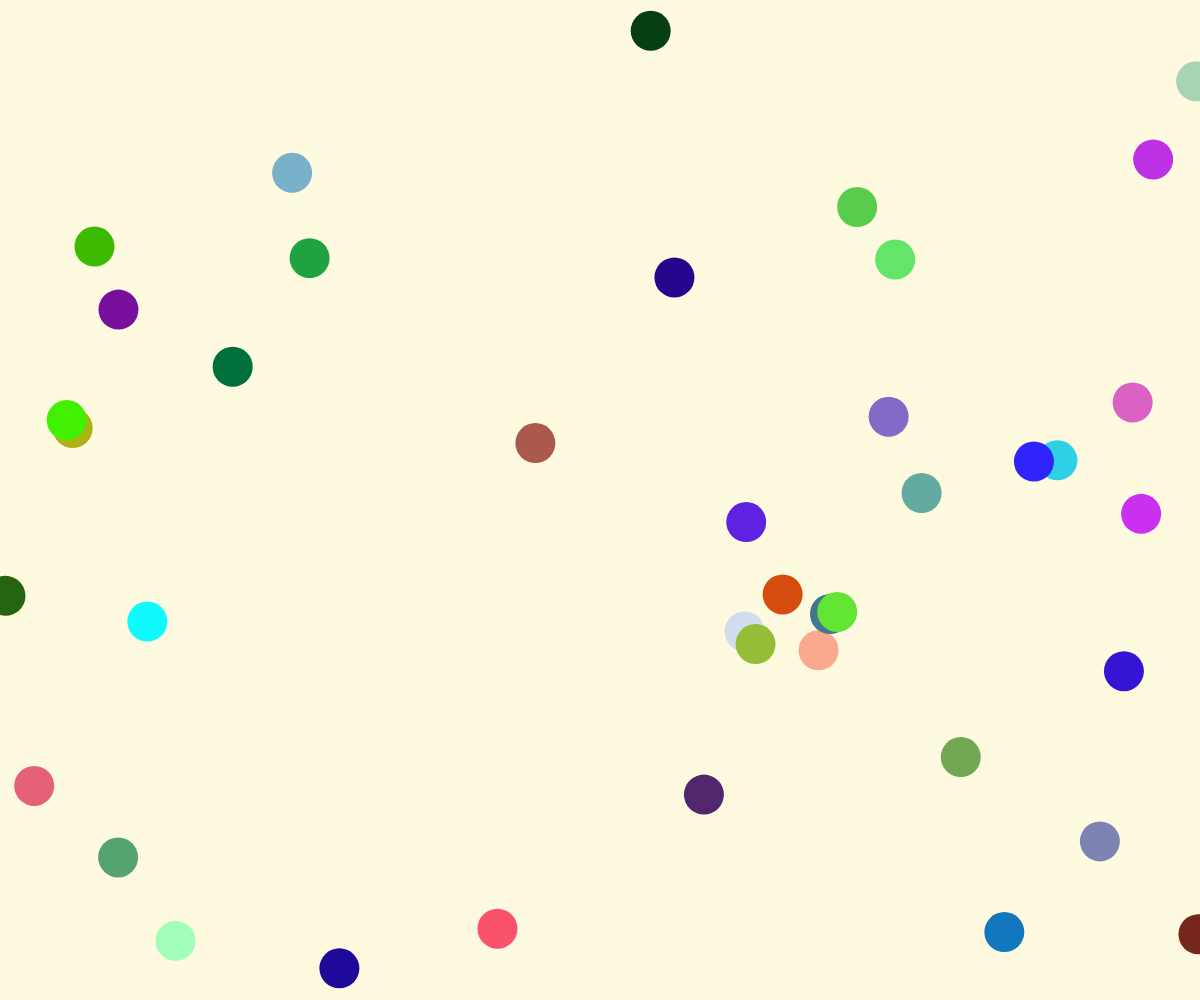
Frame 1 (no input)
Frame 60 (no input): identical to frame 1, image omitted
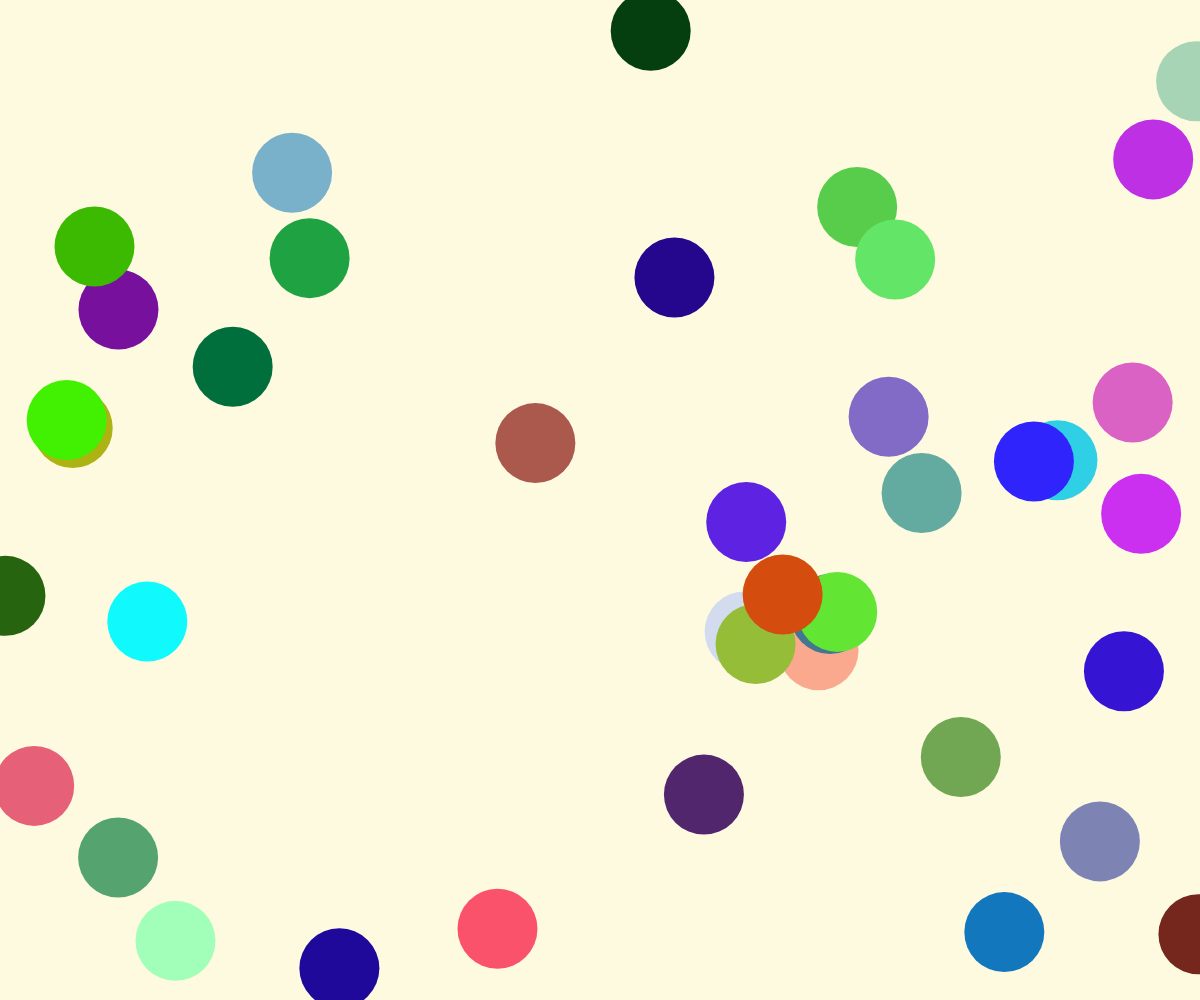
Frame 120 (the mouse pressed at the canvas centre since frame 60)

The p5.js sketch that drew these frames (run headless with seeded random() and noise() and a simulated clock; from frame 60 on, the mouse is pressed at the canvas centre):

// p5.js sketch
// ── sketch.js
let circles = [];

function setup() {
  createCanvas(windowWidth, windowHeight);
  background('#fefae0');
  for (let i = 0; i < 40; i++) {
    circles.push({
      x: random(width),
      y: random(height),
      size: random(50, 100),
      color: color(random(255), random(255), random(255))
    });
  }
}

function draw() {
  background('#fefae0');
  for (let circle of circles) {
    fill(circle.color);
    noStroke();
    let newSize = map(mouseX, 0, width, 40, 120);
    ellipse(circle.x, circle.y, newSize, newSize);
  }
}

function windowResized() {
  resizeCanvas(windowWidth, windowHeight);
}

// ── menu.js
function showIframe(option) {
  const iframe = document.getElementById('content-frame');
  const canvasContainer = document.getElementById('canvas-container'); // 新增一個容器來放動畫
  if (option === 'home') {
    iframe.style.display = 'none';
    canvasContainer.style.display = 'block'; // 顯示動畫
  } else {
    iframe.style.display = 'block';
    canvasContainer.style.display = 'none'; // 隱藏動畫
    switch (option) {
      case 'about':
        iframe.src = './教科一A 徐朗恩.png'; // 指向資料夾中的圖片檔案
        break;
      case 'week1':
        iframe.src = 'https://andyhsu95041600.github.io/042423/';
        break;
      case 'week2':
        iframe.src = 'https://andyhsu95041600.github.io/0424/';
        break;
      case 'week3':
        iframe.src = 'https://andyhsu95041600.github.io/042811/';
        break;
      case 'week4':
        iframe.src = 'https://hackmd.io/@AndyHsu123/andy'
        break;
      case 'quiz':
        iframe.src = 'https://andyhsu95041600.github.io/042877/';
        break;
      case 'tutorial':
        iframe.src = '4月24日(1).mp4'; // 指向資料夾中的影片檔案
        break;
    }
  }
}
// ── styles.css
body {
  margin: 0;
  padding: 0;
  overflow: hidden;
  font-family: "微軟正黑體", Arial, sans-serif;
}

.menu {
  position: fixed;
  top: 0;
  right: 0;
  background-color: #ffe957;
  display: flex;
  list-style: none;
  margin: 0;
  padding: 10px;
  z-index: 1000;
}

.menu li {
  margin: 0 15px;
  padding: 10px 20px;
  color: #000000;
  font-size: 30px;
  cursor: pointer;
  height: 50px;
  line-height: 50px;
  position: relative;
  border-radius: 10px; /* 添加圓角 */
}

.menu li:hover {
  color: #588157;
}

.submenu-items {
  display: none;
  position: absolute;
  top: 50px;
  right: 0;
  background-color: #ffffff;
  list-style: none;
  padding: 10px;
  border: 1px solid #ccc;
  z-index: 1001;
  border-radius: 10px; /* 子選單容器圓角 */
}

.submenu:hover .submenu-items {
  display: block;
}

.submenu-items li {
  margin: 5px 0;
  padding: 5px 10px;
  font-size: 20px;
  color: #3a5a40;
  cursor: pointer;
  border-radius: 5px; /* 子選單項目圓角 */
}

.submenu-items li:hover {
  color: #588157;
}

#content-frame {
  display: none;
  position: fixed;
  top: 10%;
  left: 10%;
  width: 80%;
  height: 80%;
  background: rgba(255, 255, 255, 0.2);
  border: none;
  z-index: 999;
}
